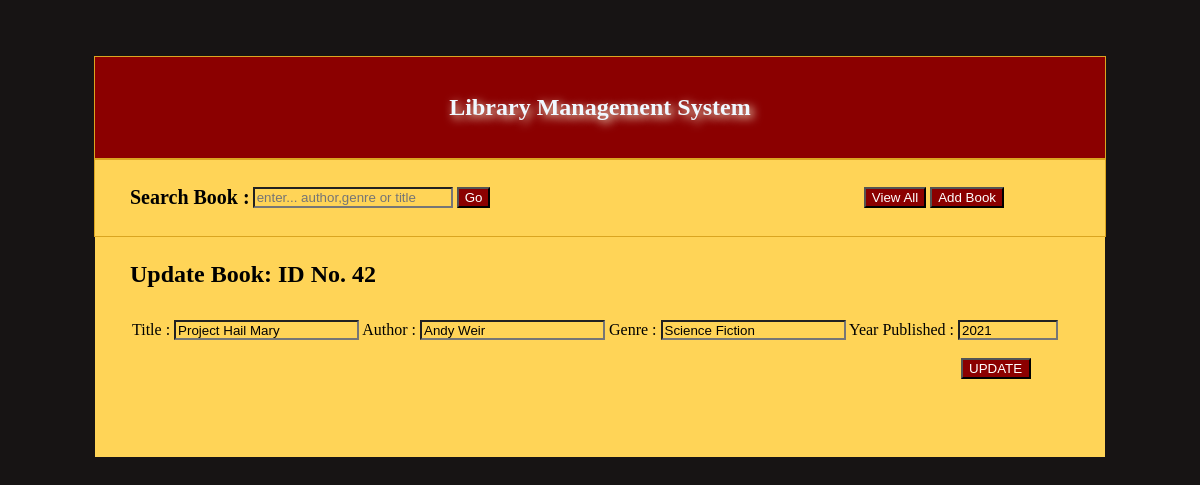
The app's page /library-management-system/edit_book.php?id=42 with its own data.
### tables this page shows
CREATE TABLE `books` (
  `id` int(11) NOT NULL,
  `title` varchar(255) DEFAULT NULL,
  `author` varchar(255) DEFAULT NULL,
  `genre` varchar(100) DEFAULT NULL,
  `year_published` year(4) DEFAULT NULL
);

### library-management-system/database.php (called while the page is built, shortened)
<?php
  class database{
     public function show($conn,$search,$id){
       if(isset($search)==''){
        $select_sql = "SELECT * FROM books";
       }elseif($id !=''){
        $select_sql = "SELECT * FROM books WHERE id = '$id'";
       }
       else{
        $select_sql = "SELECT * FROM books Where title like '%$search%'or author like '%$search%' or  genre like '%$search%' ";
       }
       $result = $conn->query($select_sql);
       if($result){
         return $result;
       }else{
         return "no data found ";
       }
     }
    }
    $db = new database();
 ?>

### library-management-system/edit_book.php (the view, shortened to what this page needs)
<?php
 include_once('./database.php');
 $id = mysqli_escape_string($connect, $_GET['id']);
 $result = $db->show($connect,'',$id);
 $row = $result->fetch_assoc();
?>
<html>
<body>
    <?php require_once ('./header.php') ?>
    <div class="content">
       <div class="header">
          <h2>Update Book: ID No. <?=$id?> </h2>
       </div>
         <div class="sub-content">
    <form action="./action.php" method="POST">
      <label for="">Title : </label>
     <input type="text" placeholder="title" value="<?=$row['title']?>" name="title" required>
     <label for="">Author : </label>
     <input type="text" placeholder="author" value="<?=$row['author']?>" name="author" required>
     <label for="">Genre : </label>
     <input type="text" placeholder="genre" value="<?=$row['genre']?>" name="genre" required>
     <label for="">Year Published : </label>
     <input type="text" value="<?=$row['year_published']?>" required placeholder="year" name="year">
   <BR></BR>
      <input type="submit" value="UPDATE" id="update" name="update">
    </form>
         </div>
    </div>
</body>
</html>

### library-management-system/edit_book.php (style rules this page uses)
.content { background-color: #ffd457; width: 1000px; padding: 5px; display: flex; flex-direction: column; }
.content .sub-content { margin: 2rem; height: 100px; display: flex; position: relative; }
.content .header { margin-left: 30px; }
.content .header h2 { margin: 0%; margin-top: 2%; }
input[type='text'] { height: 20px; background-color: #ffd457 }
input[type='text']:nth-last-child(4) { width: 100px; }
input[id='update'] { position: absolute; right: 4%; width: 70px; }

### library-management-system/header.php (style rules this page uses)
body { display: flex; flex-direction: column; align-items: center; background-color: #171414; }
input[type ='submit'] { background-color: darkred; color: white; transition: color .5; }
form { padding: 0%; margin: 0% ; }

### records on screen
books: title "Project Hail Mary", author "Andy Weir", genre "Science Fiction", year "2021"

### other values on screen
$id "42"
